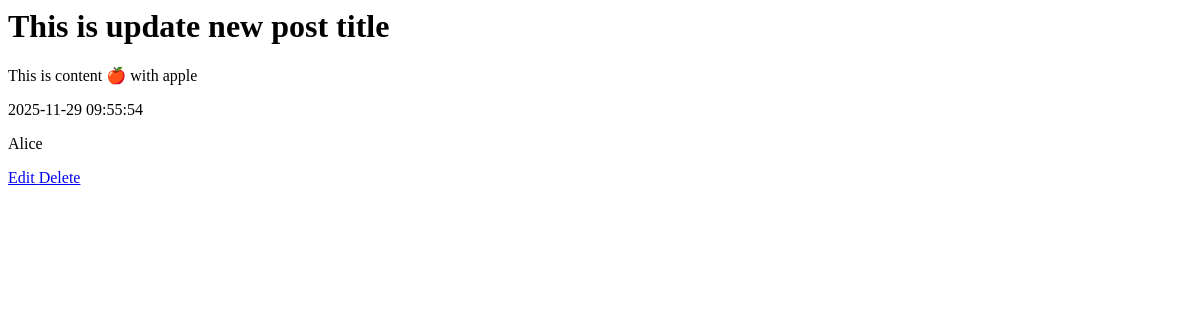
Before: /view-post/1 (signed in) with the older database file.
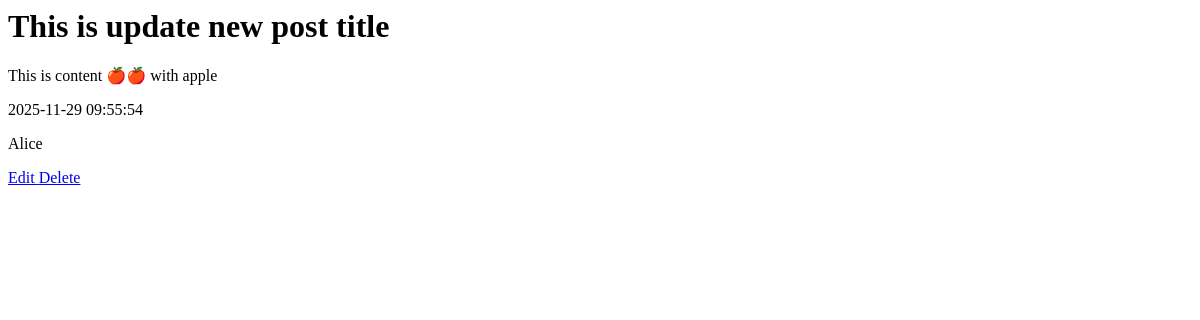
After: the same page with the newer database file.
### lib/models.py (models this page shows)
class Post(db.Model):
    __tablename__ = "posts"
    id = db.Column(db.Integer, primary_key=True)
    title = db.Column(db.String(200), nullable=False)
    content = db.Column(db.String, nullable=False)
    slug = db.Column(db.String, nullable=False)
    created_at = db.Column(DateTime(timezone=True), server_default=func.now())
    user_id = db.Column(db.Integer, db.ForeignKey('users.id'), nullable=False)

### main.py (the view)
@app.route("/view-post/<int:post_id>")
@login_required
def view_post(post_id):
    return view(post_id)

### controllers/post_controllers.py (called while the page is built)
def view(post_id):
    post = Post.query.filter_by(id=post_id).first()
    return render_template('view_post.html', post=post, user=current_user)

### main.py (called while the page is built)
@login_manager.user_loader
def load_user(user_id):
    return User.query.get(int(user_id))

### templates/view_post.html
<div class="wrapper-card">
    <h1>{{ post.title }}</h1>
    <p>{{ post.content }}</p>
    <p>{{ post.created_at }}</p>
    <p>{{ post.author.name }}</p>
    <a href="{{ url_for('update_post', post_id=post.id) }}">
        Edit
    </a>
    <a href="{{ url_for('delete_post', post_id=post.id) }}">
        Delete
    </a>
</div>

Changed rows visible on the page:
changed Post "This is update new post title": content "This is content 🍎 with apple" → "This is content 🍎🍎 with apple"
